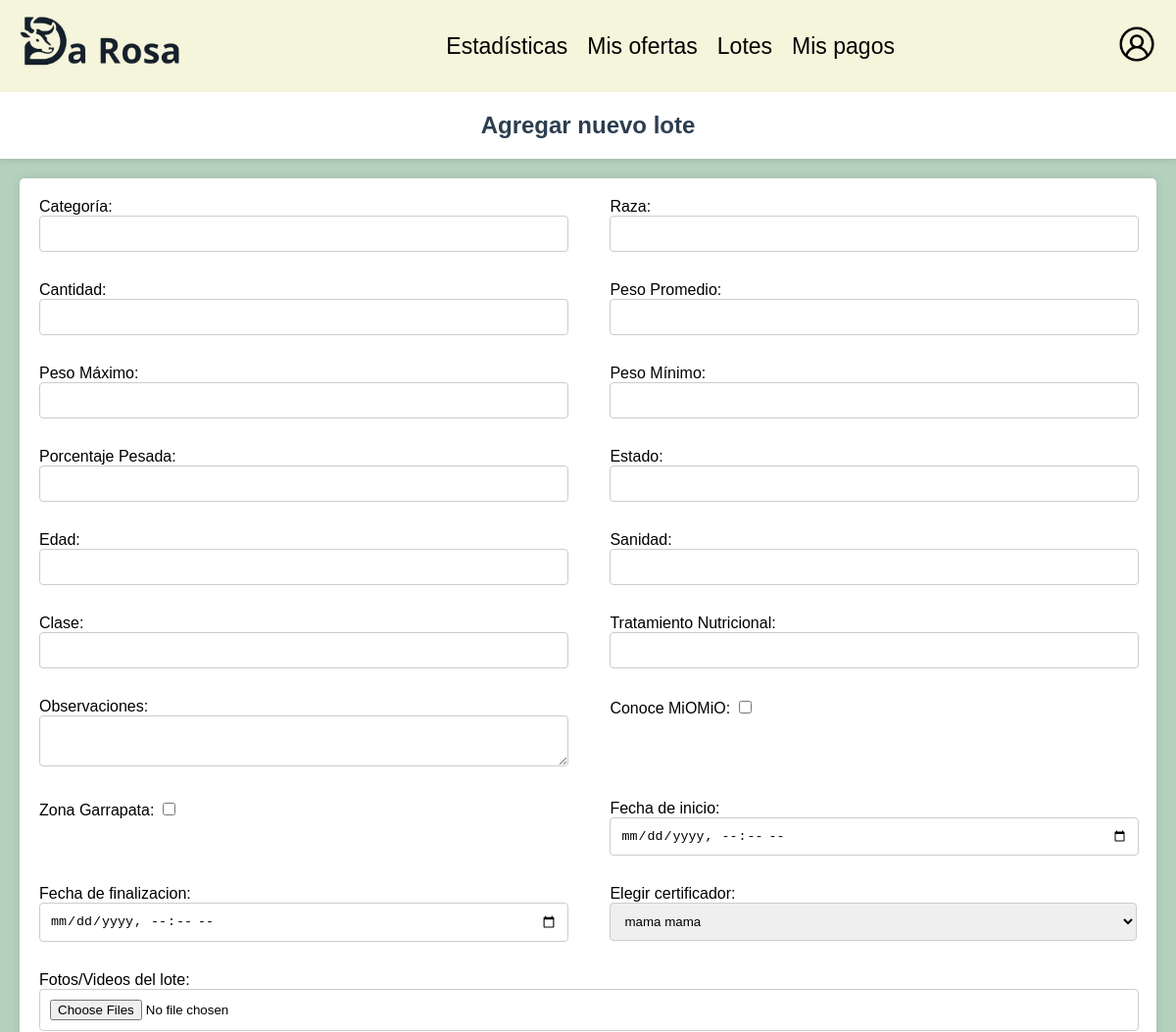
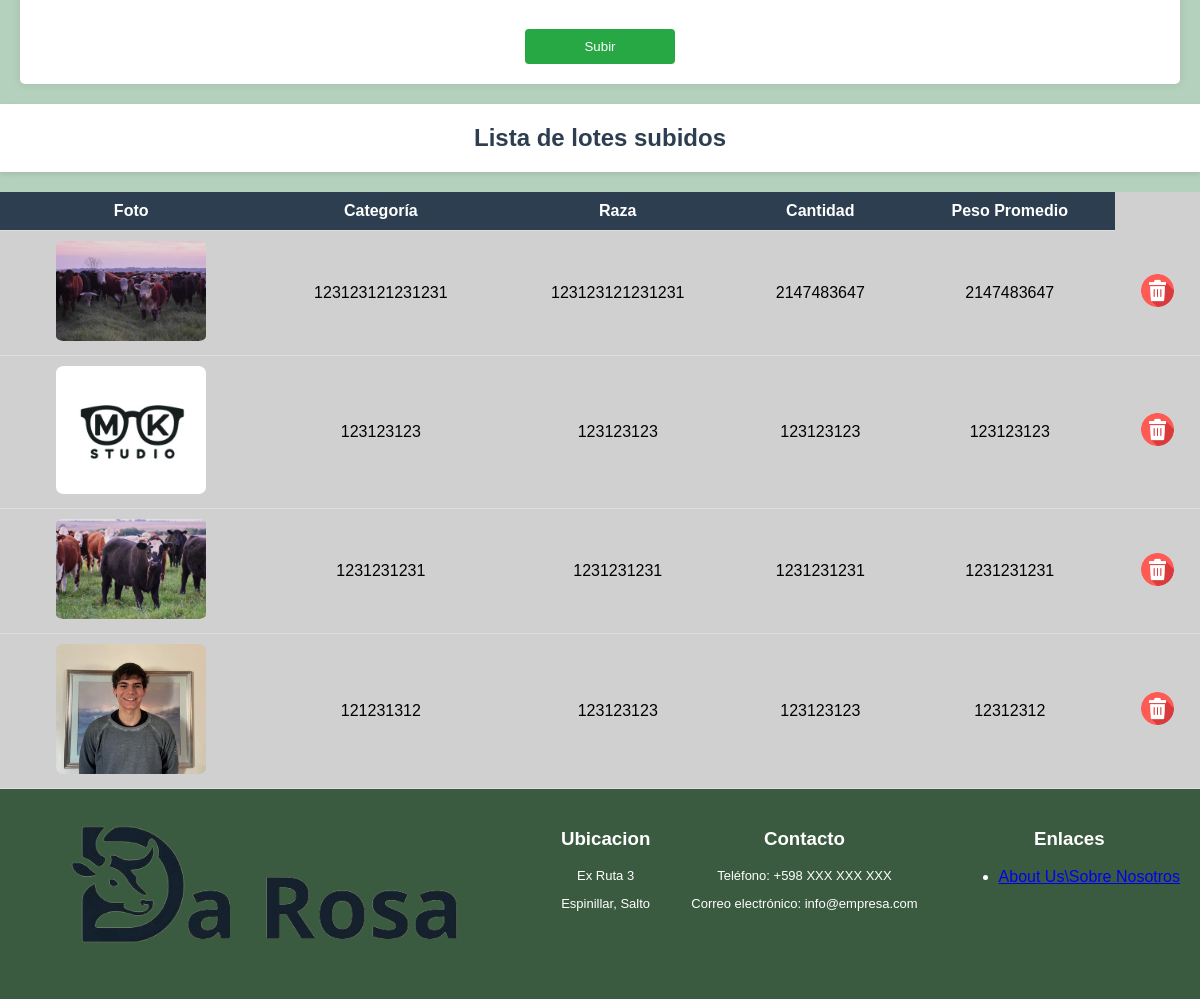
The app's page /paginas/lotes.php with its own data (2 pictures, top to bottom).
### tables this page shows
CREATE TABLE `lotes` (
  `id_lote` int(11) NOT NULL,
  `categoria` varchar(40) DEFAULT NULL,
  `cantidad` int(11) DEFAULT NULL,
  `peso_promedio` int(11) DEFAULT NULL,
  `peso_maximo` int(11) DEFAULT NULL,
  `peso_minimo` int(11) DEFAULT NULL,
  `cant_pesada` int(11) DEFAULT NULL,
  `clase` varchar(20) DEFAULT NULL,
  `estado` varchar(20) DEFAULT NULL,
  `raza` varchar(60) DEFAULT NULL,
  `edad` int(11) DEFAULT NULL,
  `sanidad` varchar(255) DEFAULT NULL,
  `tratamiento_nutricional` varchar(255) DEFAULT NULL,
  `conoce_miomio` tinyint(1) DEFAULT NULL,
  `zona_garrapata` tinyint(1) DEFAULT NULL,
  `observaciones` text DEFAULT NULL,
  `fecha_inicio` datetime DEFAULT NULL,
  `fecha_fin` datetime DEFAULT NULL,
  `vendido` tinyint(1) NOT NULL DEFAULT 0,
  `id_certificador` int(11) DEFAULT NULL
);

### paginas/lotes.php (the view, shortened to what this page needs)
<?php
include '../includes/conexion.php';
$sql = "SELECT
            lotes.id_lote,
            lotes.categoria,
            lotes.raza,
            lotes.cantidad,
            lotes.peso_promedio,
            MIN(archivo.ruta) AS ruta
        FROM
            lotes
        LEFT JOIN
            archivo ON lotes.id_lote = archivo.id_lote
        WHERE
            fecha_fin > NOW()
            AND lotes.vendido = 0
        GROUP BY
            lotes.id_lote";
$result = mysqli_query($conexion, $sql);
@$rol_usuario = $_SESSION['rol'];
$sql_cert = "SELECT * FROM certificador;";
$result_cert = mysqli_query($conexion, $sql_cert);
?>
<!DOCTYPE html>
<html lang="es">
<head>
    <link rel="stylesheet" href="../css/lotes.css">
</head>
<?php
    if ($rol_usuario == 'Administrador'){
        include '../includes/headeradmin.php';
    } else {
        include '../includes/header.php';
    }
?>
<body>
    <h2>Agregar nuevo lote</h2>
    <form action="" method="post" enctype="multipart/form-data">
        <div class="info">
            <label for="categoria">Categoría:
                <input type="text" name="categoria" required>
            </label>
            <label for="raza">Raza:
                <input type="text" name="raza" required>
            </label>
            <label for="cantidad">Cantidad:
                <input type="number" name="cantidad" required>
            </label>
            <label for="peso">Peso Promedio:
                <input type="number" name="peso" required>
            </label>
            <label for="peso_maximo">Peso Máximo:
                <input type="number" name="peso_maximo" required>
            </label>
            <label for="peso_minimo">Peso Mínimo:
                <input type="number" name="peso_minimo" required>
            </label>
            <label for="cant_pesada">Porcentaje Pesada:
                <input type="number" name="cant_pesada" required>
            </label>
            <label for="estado">Estado:
                <input type="text" name="estado" required>
            </label>
            <label for="edad">Edad:
                <input type="number" name="edad" required>
            </label>
            <label for="sanidad">Sanidad:
                <input type="text" name="sanidad" required>
            </label>
            <label for="Clase">Clase:
                <input type="text" name="clase" required>
            </label>
            <label for="tratamiento_nutricional">Tratamiento Nutricional:
                <input type="text" name="tratamiento_nutricional" required>
            </label>
            <label for="observaciones">Observaciones:
                <textarea name="observaciones"></textarea>
            </label>
            <label for="conoce_miomio">Conoce MiOMiO:
                <input type="checkbox" name="conoce_miomio" value="1">
            </label>
            <label for="zona_garrapata">Zona Garrapata:
                <input type="checkbox" name="zona_garrapata" value="1">
            </label>
            <label for="fecha_inicio">Fecha de inicio:
                <input type="datetime-local" name="fecha_inicio" required>
            </label>
            <label for="fecha_finalizacion">Fecha de finalizacion:
                <input type="datetime-local" name="fecha_finalizacion" required>
            </label>
            <label for="certificador">Elegir certificador:
                <select name="certificador" required>
                <?php
                    if ($result_cert->num_rows > 0) {
                        while ($row = $result_cert->fetch_assoc()) {
                            echo '<option value="' . $row['id_certificador'] . '">' . $row['nombre'] . " " . $row['apellido'] .'</option>';
                        }
                    } else {
                        echo '<option value="">No hay datos disponibles</option>';
                    }
                    ?>
                </select>
            </label>
        </div>
        <label for="foto_lote">Fotos/Videos del lote:
                <input type="file" name="archivos[]" id="foto_lote" required accept=".jpg, .png, .mp4" multiple>
            </label>
        <div class="btn">
            <input type="submit" value="Subir">
        </div>
    </form>
    <h2>Lista de lotes subidos</h2>
    <table class="listas">
        <thead>
            <tr>
                <th class='esconder'>Foto</th>
                <th class='esconder'>Categoría</th>
                <th class='esconder'>Raza</th>
                <th class='esconder'>Cantidad</th>
                <th class='esconder'>Peso Promedio</th>
            </tr>
        </thead>
        <tbody>
            <div class="fila_tabla">
            <?php
                if (mysqli_num_rows($result) > 0) {
                    while ($row = mysqli_fetch_assoc($result)) {
                        echo "<tr>";
                        echo "<td class='esconder'><a href='administrar_lote.php?id=" . $row['id_lote'] . "'><img src='" . $row['ruta'] . "' alt='" . $row['categoria'] . "' class='imagen'></a></td>";
                        echo "<td class='esconder'>" . $row['categoria'] . "</td>";
                        echo "<td class='esconder'>" . $row['raza'] . "</td>";
                        echo "<td class='esconder'>" . $row['cantidad'] . "</td>";
                        echo "<td class='esconder'>" . $row['peso_promedio'] . "</td>";
                        echo "<td ><img src='../imagenes/borrar.png' alt='" . $row['categoria'] . "' onclick='borrarlote(" . $row['id_lote'] . ")' class='borrar'></td>";
                        echo "</tr>";
                    }
                } else {
                    echo "No se encontraron lotes.";
                }
            ?>
            </div>
        </tbody>
    </table>
</body>
<?php include '../includes/footer.php'; ?>
</html>

### css/lotes.css (style rules this page uses)
body { font-family: Arial, sans-serif; background-color: rgba(143, 186, 157, 0.667); margin: 0; padding: 0; }
h2 { text-align: center; color: #2c3e50; padding: 20px; margin: 0; background-color: #ffffff; box-shadow: 0 2px 5px rgba(0, 0, 0, 0.1); font-size: 24px; }
form { background-color: #fff; padding: 20px; border-radius: 5px; box-shadow: 0 0 10px rgba(0, 0, 0, 0.1); margin-bottom: 20px; margin: 20px; display: flex; flex-direction: column; }
form label { display: block; margin-bottom: 10px; }
form input[type="text"], form input[type="file"], form input[type="number"], form input[type="datetime-local"], textarea { width: calc(100% - 20px); padding: 10px; margin-bottom: 20px; border: 1px solid #ccc; border-radius: 4px; }
form select { width: 100%; padding: 10px; margin-bottom: 20px; border: 1px solid #ccc; border-radius: 4px; }
form input[type="submit"] { background-color: #28a745; color: white; padding: 10px 20px; border: none; border-radius: 4px; cursor: pointer; text-align: center; width: 100%; }
table.listas { width: 100%; border-collapse: collapse; margin-top: 20px; background-color: #d0d0d0; }
table.listas thead { background-color: #2c3e50; color: white; }
table.listas th, table.listas td { padding: 10px; text-align: center; border-bottom: 1px solid #ddd; }
.imagen { width: 150px; height: auto; border-radius: 5%; }
.borrar { width: 35px; height: 35px; cursor: pointer; }
@media screen and (min-width: 650px) { .info { display: flex; flex-wrap: wrap; justify-content: space-between; } }
@media screen and (min-width: 650px) { .info label { width: 48%; } }
@media screen and (min-width: 650px) { .btn { display: flex; justify-content: center; } }
@media screen and (min-width: 650px) { form input[type="submit"] { width: 150px; } }
@media screen and (min-width: 800px) { .esconder { display: table-cell; } }

### records on screen
lotes: categoria (picture), categoria "123123121231231", raza "123123121231231", cantidad "2147483647", peso_promedio "2147483647"
lotes: categoria (picture), categoria "123123123", raza "123123123", cantidad "123123123", peso_promedio "123123123"
lotes: categoria (picture), categoria "1231231231", raza "1231231231", cantidad "1231231231", peso_promedio "1231231231"
lotes: categoria (picture), categoria "121231312", raza "123123123", cantidad "123123123", peso_promedio "12312312"

### other values on screen
form field certificador "mama mama"
